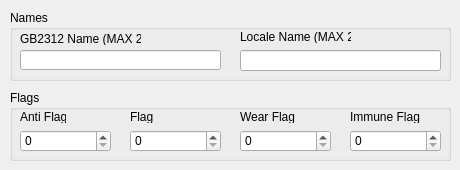
        <widget class="QWidget" name="tab_3">
         <attribute name="title">
          <string>Names &amp;&amp; Flags</string>
         </attribute>
         <widget class="QGroupBox" name="groupBox_6">
          <property name="geometry">
           <rect>
            <x>10</x>
            <y>10</y>
            <width>441</width>
            <height>71</height>
           </rect>
          </property>
          <property name="title">
           <string>Names</string>
          </property>
          <widget class="QLineEdit" name="txtGB2312">
           <property name="geometry">
            <rect>
             <x>10</x>
             <y>40</y>
             <width>201</width>
             <height>20</height>
            </rect>
           </property>
           <property name="maxLength">
            <number>25</number>
           </property>
          </widget>
          <widget class="QLabel" name="label_2">
           <property name="geometry">
            <rect>
             <x>10</x>
             <y>22</y>
             <width>121</width>
             <height>13</height>
            </rect>
           </property>
           <property name="text">
            <string>GB2312 Name (MAX 25)</string>
           </property>
          </widget>
          <widget class="QLineEdit" name="txtName">
           <property name="geometry">
            <rect>
             <x>230</x>
             <y>40</y>
             <width>201</width>
             <height>21</height>
            </rect>
           </property>
           <property name="maxLength">
            <number>25</number>
           </property>
          </widget>
          <widget class="QLabel" name="label_3">
           <property name="geometry">
            <rect>
             <x>230</x>
             <y>20</y>
             <width>111</width>
             <height>13</height>
            </rect>
           </property>
           <property name="text">
            <string>Locale Name (MAX 25)</string>
           </property>
          </widget>
         </widget>
         <widget class="QGroupBox" name="groupBox_3">
          <property name="geometry">
           <rect>
            <x>10</x>
            <y>90</y>
            <width>441</width>
            <height>71</height>
           </rect>
          </property>
          <property name="title">
           <string>Flags</string>
          </property>
          <widget class="QLabel" name="label_8">
           <property name="geometry">
            <rect>
             <x>10</x>
             <y>20</y>
             <width>46</width>
             <height>13</height>
            </rect>
           </property>
           <property name="text">
            <string>Anti Flag</string>
           </property>
          </widget>
          <widget class="QSpinBox" name="sAntiFlag">
           <property name="geometry">
            <rect>
             <x>10</x>
             <y>40</y>
             <width>91</width>
             <height>22</height>
            </rect>
           </property>
           <property name="maximum">
            <number>2147483647</number>
           </property>
          </widget>
          <widget class="QLabel" name="label_12">
           <property name="geometry">
            <rect>
             <x>120</x>
             <y>20</y>
             <width>46</width>
             <height>13</height>
            </rect>
           </property>
           <property name="text">
            <string>Flag</string>
           </property>
          </widget>
          <widget class="QLabel" name="label_9">
           <property name="geometry">
            <rect>
             <x>230</x>
             <y>20</y>
             <width>61</width>
             <height>13</height>
            </rect>
           </property>
           <property name="text">
            <string>Wear Flag</string>
           </property>
          </widget>
          <widget class="QSpinBox" name="sWearFlag">
           <property name="geometry">
            <rect>
             <x>230</x>
             <y>40</y>
             <width>91</width>
             <height>22</height>
            </rect>
           </property>
           <property name="maximum">
            <number>2147483647</number>
           </property>
          </widget>
          <widget class="QSpinBox" name="sFlag">
           <property name="geometry">
            <rect>
             <x>120</x>
             <y>40</y>
             <width>91</width>
             <height>22</height>
            </rect>
           </property>
           <property name="maximum">
            <number>2147483647</number>
           </property>
          </widget>
          <widget class="QLabel" name="label_11">
           <property name="geometry">
            <rect>
             <x>340</x>
             <y>20</y>
             <width>71</width>
             <height>13</height>
            </rect>
           </property>
           <property name="text">
            <string>Immune Flag</string>
           </property>
          </widget>
          <widget class="QSpinBox" name="sImmuneFlag">
           <property name="geometry">
            <rect>
             <x>340</x>
             <y>40</y>
             <width>91</width>
             <height>22</height>
            </rect>
           </property>
           <property name="maximum">
            <number>2147483647</number>
           </property>
          </widget>
         </widget>
        </widget>
